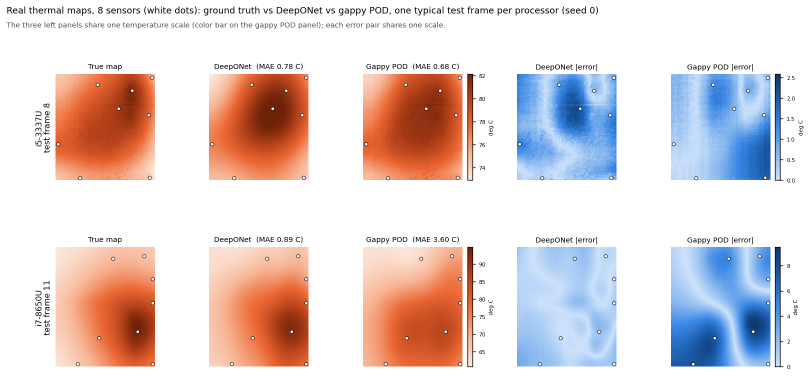
#> input picture figures/real_maps_n8.png, 1620 x 752 px, found by its file name (shown at 1/2 size); its folder holds 6 pictures in this run
$ python make_figures.py
#> lines starting #> are read from the running program, lines starting #| are printed output that depends on the picture
"""Build the paper's figures.

Numbers are copied from the result files on the project branches (sources in README.md):
  - low-data study: results/low_data/summary.md on branch smriti-hybrid(pinn+deeponet)
Run from the paper root:  python scripts/make_figures.py
"""
from pathlib import Path

import matplotlib.pyplot as plt
from PIL import Image

FIG = Path("figures")

# Test relative L2 (%), 100 test chips. DeepONet = mean of 5 seeds; PINN does not use training chips; blend uses DeepONet seed 0.
CHIPS = [25, 50, 100, 500]
LOW_DATA = {
    5: {"DeepONet": [13.83, 13.34, 12.44, 11.46], "PINN": [13.33] * 4, "Hybrid (blend)": [12.76, 12.51, 12.21, 11.62]},
    8: {"DeepONet": [12.74, 11.34, 9.52, 8.62], "PINN": [8.80] * 4, "Hybrid (blend)": [8.78, 8.72, 8.53, 8.21]},
    10: {"DeepONet": [9.33, 7.26, 6.42, 6.13], "PINN": [6.51] * 4, "Hybrid (blend)": [6.44, 6.23, 6.11, 6.01]},
}
STYLE = {  # validated categorical slots 1-3, plus marker and dash so identity never rests on colour alone (print, CVD)
    "DeepONet": dict(color="#2a78d6", marker="o", linestyle="-"),
    "PINN": dict(color="#eb6834", marker="s", linestyle="--"),
    "Hybrid (blend)": dict(color="#1baf7a", marker="^", linestyle="-"),
}
INK, MUTED, GRID = "#0b0b0b", "#52514e", "#e4e3df"


def low_data_figure() -> None:
    plt.rcParams.update({"font.family": "serif", "font.size": 8, "axes.edgecolor": MUTED, "axes.labelcolor": INK,
                         "xtick.color": MUTED, "ytick.color": MUTED, "axes.linewidth": 0.6})
    fig, axes = plt.subplots(1, 3, figsize=(7.16, 2.3), constrained_layout=True)
    for ax, (n, series) in zip(axes, LOW_DATA.items()):
        for name, ys in series.items():
            ax.plot(CHIPS, ys, label=name, linewidth=1.4, markersize=4.5, markeredgecolor="white",
                    markeredgewidth=0.6, **STYLE[name])
        ax.set_xscale("log")
        ax.set_xticks(CHIPS, [str(c) for c in CHIPS])
        ax.minorticks_off()
        ax.set_title(f"{n} sensors", color=INK, fontsize=8.5)
        ax.set_xlabel("Training chips")
        ax.grid(True, color=GRID, linewidth=0.5)
        ax.set_axisbelow(True)
        for s in ("top", "right"):
            ax.spines[s].set_visible(False)
    axes[0].set_ylabel("Test relative $L_2$ error (%)")
    handles, labels = axes[0].get_legend_handles_labels()
    fig.legend(handles, labels, frameon=False, loc="outside upper center", ncol=3, fontsize=7.5)
    fig.savefig(FIG / "low_data.pdf")
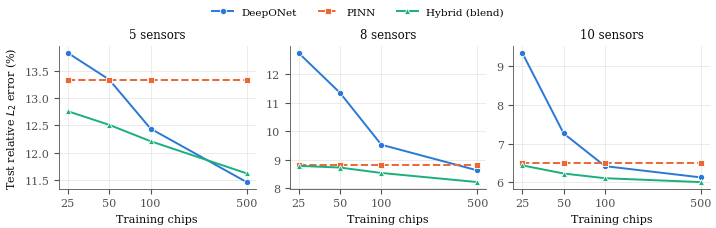
#> figure drawn by matplotlib, 3 panels
    fig.savefig(FIG / "low_data.png", dpi=200)


# Real IR maps, i7, sampled test frames: error against temperature rise vs training workloads the DeepONet sees.
# Source: results/real_fbpinn/summary.csv and README on branch siya-real-fair (the PINN uses no training maps).
WORKLOADS = [2, 4, 13]
REAL_LOW = {
    5: {"DeepONet": [0.504, 0.439, 0.230], "PINN": [0.695] * 3,
        "Hybrid (correction)": [0.444, 0.448, 0.229]},
    8: {"DeepONet": [0.432, 0.356, 0.110], "PINN": [0.371] * 3,
        "Hybrid (correction)": [0.196, 0.163, 0.106]},
    10: {"DeepONet": [0.403, 0.338, 0.107], "PINN": [0.176] * 3,
         "Hybrid (correction)": [0.191, 0.143, 0.091]},
}
REAL_STYLE = {
    "DeepONet": STYLE["DeepONet"],
    "PINN": STYLE["PINN"],
    "Hybrid (correction)": STYLE["Hybrid (blend)"],
}


def real_low_data_figure() -> None:
    fig, axes = plt.subplots(1, 3, figsize=(7.16, 2.3), constrained_layout=True)
    for ax, (n, series) in zip(axes, REAL_LOW.items()):
        for name, ys in series.items():
            ax.plot(WORKLOADS, ys, label=name, linewidth=1.4, markersize=4.5, markeredgecolor="white",
                    markeredgewidth=0.6, **REAL_STYLE[name])
        ax.set_xscale("log")
        ax.set_xticks(WORKLOADS, [str(w) for w in WORKLOADS])
        ax.minorticks_off()
        ax.set_ylim(bottom=0)
        ax.set_title(f"{n} sensors", color=INK, fontsize=8.5)
        ax.set_xlabel("Training workloads (DeepONet)")
        ax.grid(True, color=GRID, linewidth=0.5)
        ax.set_axisbelow(True)
        for s in ("top", "right"):
            ax.spines[s].set_visible(False)
    axes[0].set_ylabel("Test error vs. temperature rise")
    handles, labels = axes[0].get_legend_handles_labels()
    fig.legend(handles, labels, frameon=False, loc="outside upper center", ncol=3, fontsize=7.5)
    fig.savefig(FIG / "real_low_data.pdf")
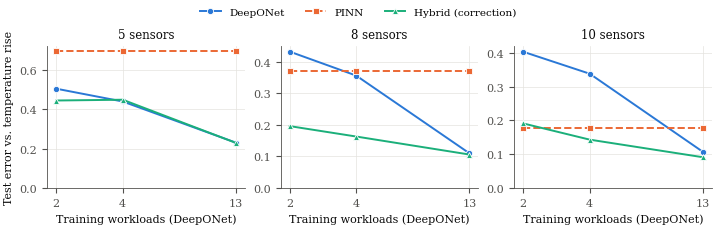
#> figure drawn by matplotlib, 3 panels
    fig.savefig(FIG / "real_low_data.png", dpi=200)


def crop(name: str, top_frac: float, out: str) -> None:
    """Remove the title strip a source figure was saved with; captions go in the paper instead."""
#> called with name = 'real_maps_n8.png', top_frac = 0.11, out = 'real_maps_n8_crop.png'
    im = Image.open(FIG / name)
#> im is the input picture: PIL image 1620x752 RGBA; mean R, G, B, A 225.6, 210.9, 210.5, 255
    w, h = im.size
#> w = 1620; h = 752
    im.crop((0, int(h * top_frac), w, h)).save(FIG / out)
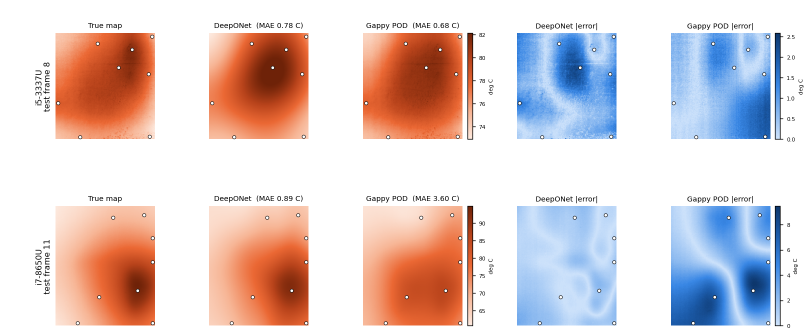
#> saved as real_maps_n8_crop.png: PIL image 1620x670 RGBA (shown at 1/2 size); mean R, G, B, A 223.3, 206.9, 206.4, 255


if __name__ == "__main__":
    low_data_figure()
    real_low_data_figure()
    crop("real_maps_n8.png", 0.11, "real_maps_n8_crop.png")
    crop("sim_maps_n10.png", 0.04, "sim_maps_n10_crop.png")
#> call 2 of crop, with name = 'sim_maps_n10.png', top_frac = 0.04, out = 'sim_maps_n10_crop.png'
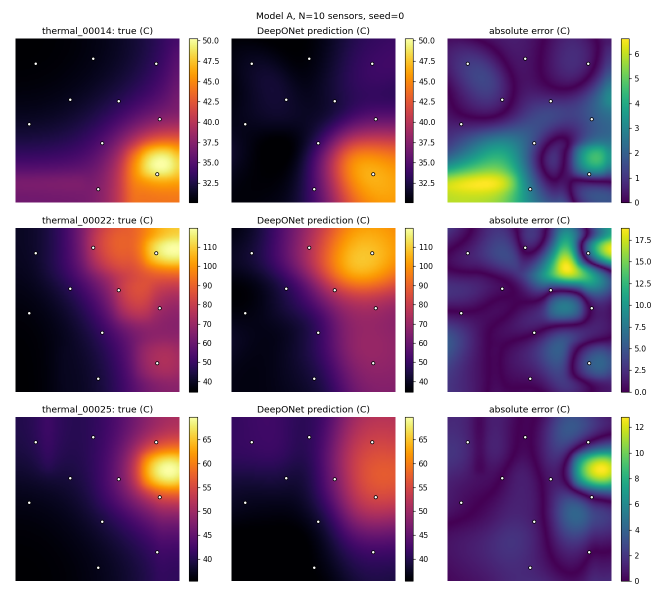
#> input picture figures/sim_maps_n10.png, 1320 x 1188 px, found by its file name (shown at 1/2 size)
#> in crop, im is the input picture: PIL image 1320x1188 RGBA; mean R, G, B, A 137.5, 113.2, 137.8, 255
#> in crop (call 2), `im.crop((0, int(h * top_frac), w, h)).save(FIG / out)`:
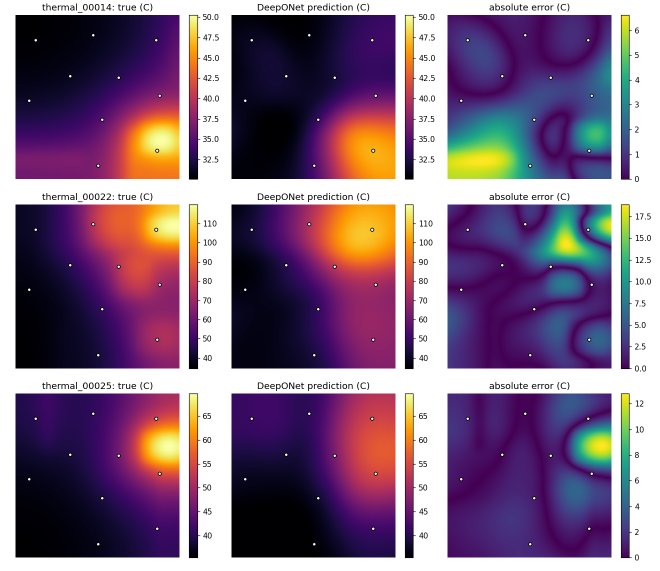
#> saved as sim_maps_n10_crop.png: PIL image 1320x1141 RGBA (shown at 1/2 size); mean R, G, B, A 132.9, 107.5, 133.1, 255
